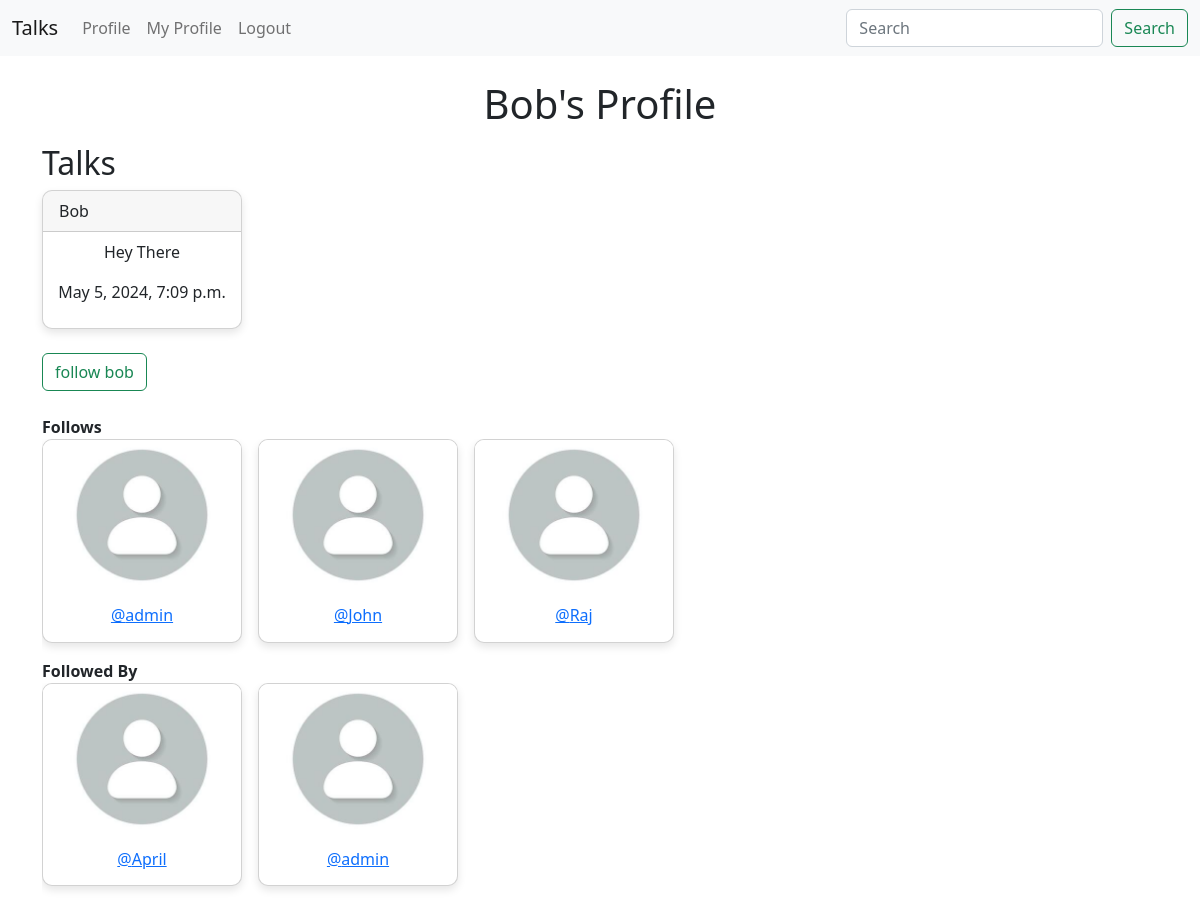
The app's page /profile/2 (signed in) with its own data.
### Talks/models.py (models this page shows, shortened)
class Profile(models.Model):
    user = models.OneToOneField(User, on_delete=models.CASCADE)
    follows = models.ManyToManyField(
        "self", related_name="followed_by", symmetrical=False, blank=True)
    date_modifiled = models.DateTimeField(User, auto_now=True)
    def __str__(self):
        return self.user.username

class Talks(models.Model):
    user = models.ForeignKey(
        User, related_name="Talks",
        on_delete=models.DO_NOTHING
    )
    body = models.CharField(max_length=200)
    created_at = models.DateTimeField(auto_now_add=True)

### Talks/views.py (the view, shortened to what this page needs)
# urls.py: path('profile/<int:pk>', views.profile, name='profile'),
def profile(request, pk):
    if request.user.is_authenticated:
        profile = Profile.objects.get(user_id=pk)
        talks = Talks.objects.filter(user_id=pk)
        return render(request, "profile_user.html", {"profile": profile, "talks": talks})
    else:
        messages.success(
            request, ("You must be Logged In to access this page.."))
        return redirect('home')

### Talks/templates/profile_user.html (shortened to what this page needs)
{% extends 'base.html' %}
{% load static %}
{% block content %}
{% if profile %}
<link rel="stylesheet" href="{% static 'css/styles.css' %}">
<center><h1>{{ profile.user.username }}'s Profile</h1></center>
<h2>Talks</h2>
{% if talks %}
    {% for talk in talks %}
        <div class="card">
        <div class="card-header">
        {{talk.user}}
        </div>
            <div class="card-body">
            <p class="card-text">{{talk.body}}</p>
            <p>{{talk.created_at}}</p>
            </div>
        </div>
    {% endfor %}
{% endif %}
<br>
<form method="POST">
    {% if profile in user.profile.follows.all %}
        <button class = "btn btn-outline-danger" name="follow" value="unfollow" type="submit">unfollow {{profile.user.username|lower}}</button>
    {% else %}
        <button class = "btn btn-outline-success" name="follow" value="follow" type="submit">follow {{profile.user.username|lower}}</button>
    {% endif %}
</form>
<br/>
<strong>Follows</strong>
<div class="scroll-wrapper">
    <div class="scroll-container">
        {% for following in profile.follows.all %}
        <div class="card">
            <img src="{% static 'default_img.jpg' %}" class="card-img-top" alt="...">
            <div class="card-body">
                <h5 class="card-title"><a href="{% url 'profile' following.user.id %}">@{{ following }}</a></h5>
            </div>
        </div>
        {% endfor %}
    </div>
</div>
<strong>Followed By</strong>
<div class="scroll-wrapper">
    <div class="scroll-container">
        {% for following in profile.followed_by.all %}
        <div class="card">
            <img src="{% static 'default_img.jpg' %}" class="card-img-top" alt="...">
            <div class="card-body">
                <h5 class="card-title"><a href="{% url 'profile' following.user.id %}">@{{ following }}</a></h5>
            </div>
        </div>
        {% endfor %}
    </div>
</div>
{% endif %}
{% endblock %}

### static/css/styles.css (style rules this page uses)
.scroll-wrapper { overflow-x: auto; white-space: nowrap; padding-bottom: 1rem; scroll-behavior: smooth; }
.scroll-container { display: inline-flex; gap: 1rem; }
.card { flex: 0 0 auto; width: 200px; scroll-snap-align: start; transition: transform 0.3s ease; border-radius: 10px; overflow: hidden; box-shadow: 0 4px 8px rgba(0, 0, 0, 0.1); }
.card-img-top { width: 100%; height: 150px; object-fit: cover; }
.card-body { text-align: center; padding: 0.5rem; }
.card-title { font-size: 1em; margin-top: 0.5rem; }
h1 { margin-bottom: 1rem; }

### records on screen
Profile: user.username "Bob", user.username "bob"
Talks: user "Bob", body "Hey There", created_at "May 5, 2024, 7:09 p.m."
Profile: user.username "admin"
Profile: user.username "John"
Profile: user.username "Raj"
Profile: user.username "April"
